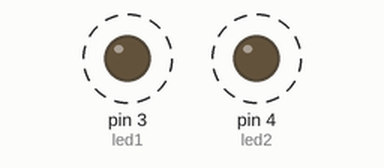
Recording of a sketch running on a simulated Arduino Uno, built with avr-gcc and run on an emulated ATmega328P. Shown: output pins drawn as LEDs (lit = HIGH). Dashed ring = blinking.

Above: at 0.5 s.
Timing chart, 0 to 5.1 s (numbered marks = the images above):
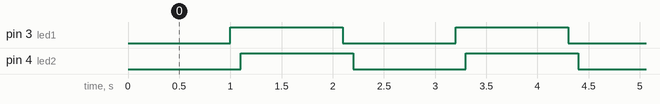

The sketch:

2_LED_blink.ino
```cpp
int led1 = 3;  // Change these two according to you.
int led2 = 4;

void setup() {
  pinMode(led1, OUTPUT);
  pinMode(led2, OUTPUT);
}

void loop() {
  delay(1000);
  digitalWrite(led1, 1);
  delay(100);
  digitalWrite(led2, 1);
  delay(1000);
  digitalWrite(led1, 0);
  delay(100);
  digitalWrite(led2, 0);
}
```

Measured:
- by itself, pin 3 (led1), pin 4 (led2): alternates HIGH for 1.1 s and LOW for 1.1 s
- by itself, everything shown: repeats every 2.2 s, in 4 steps
